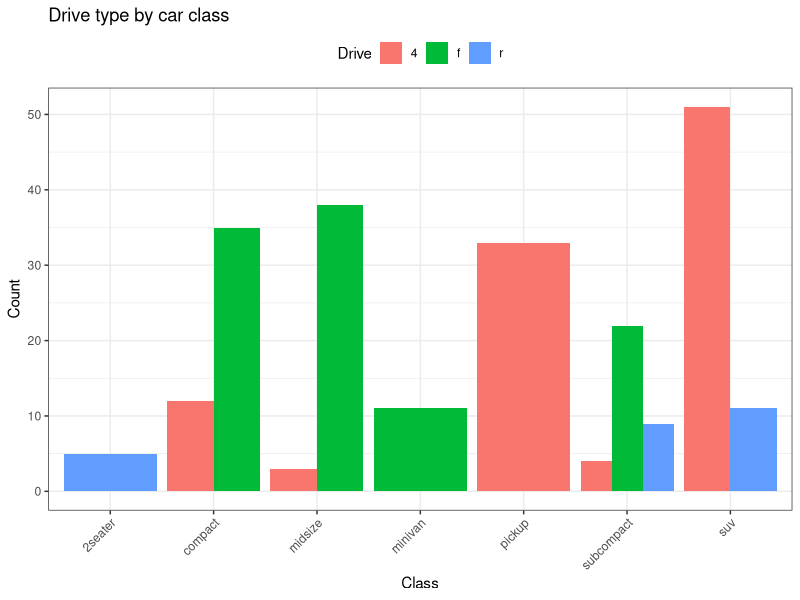
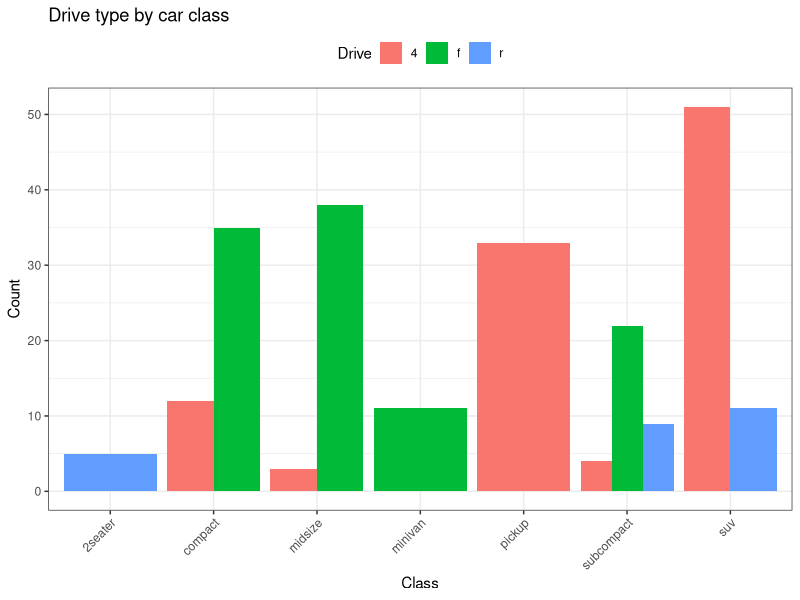
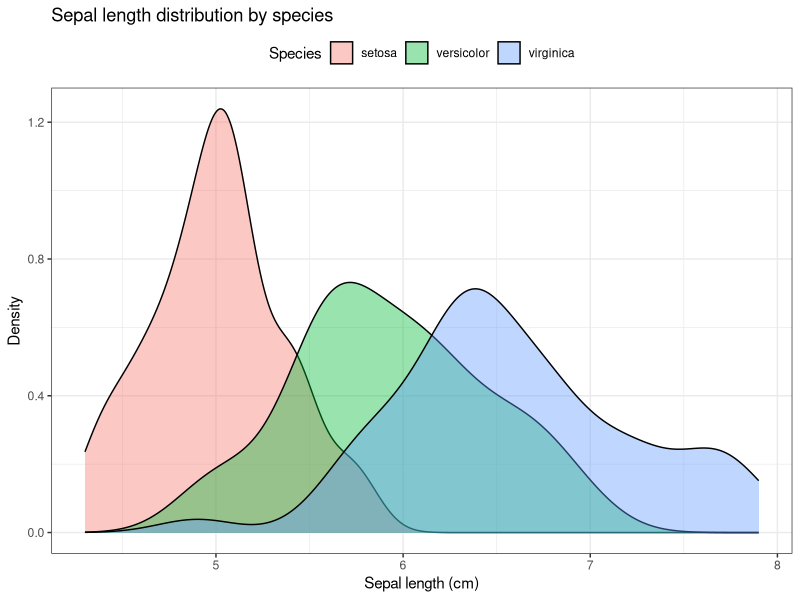
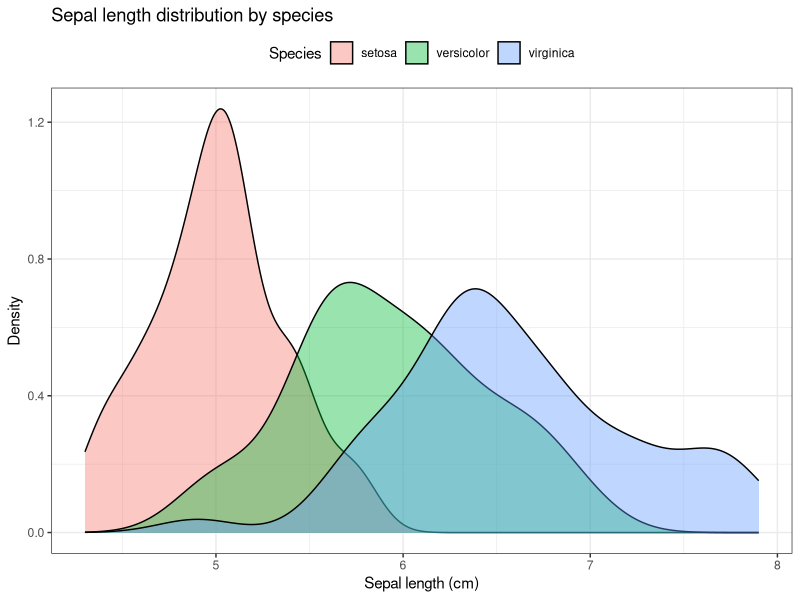
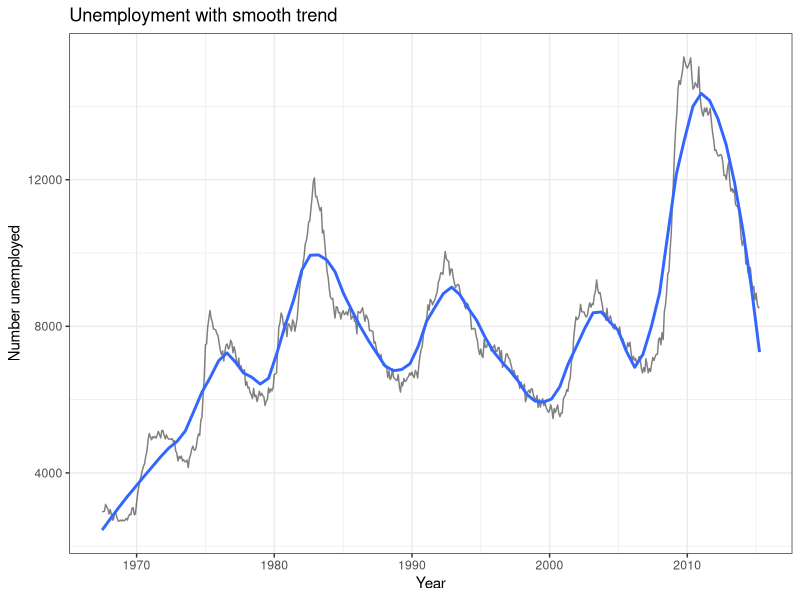
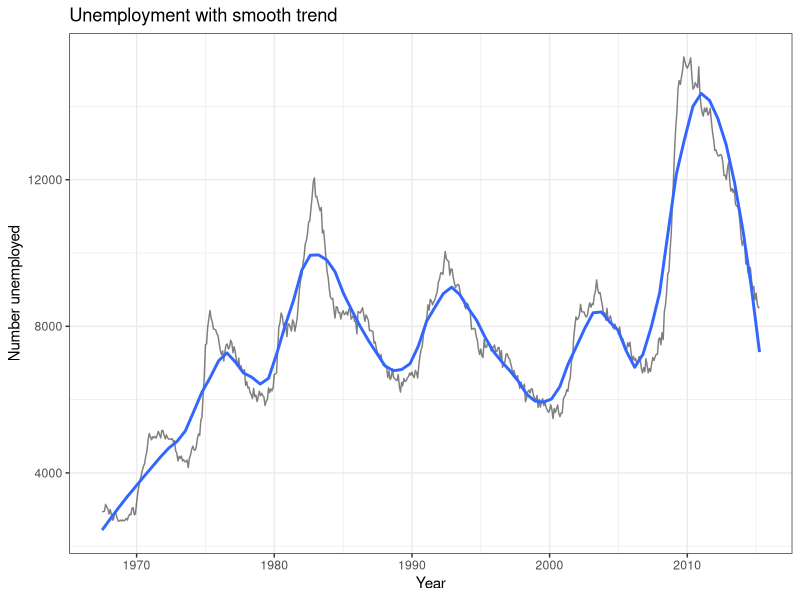
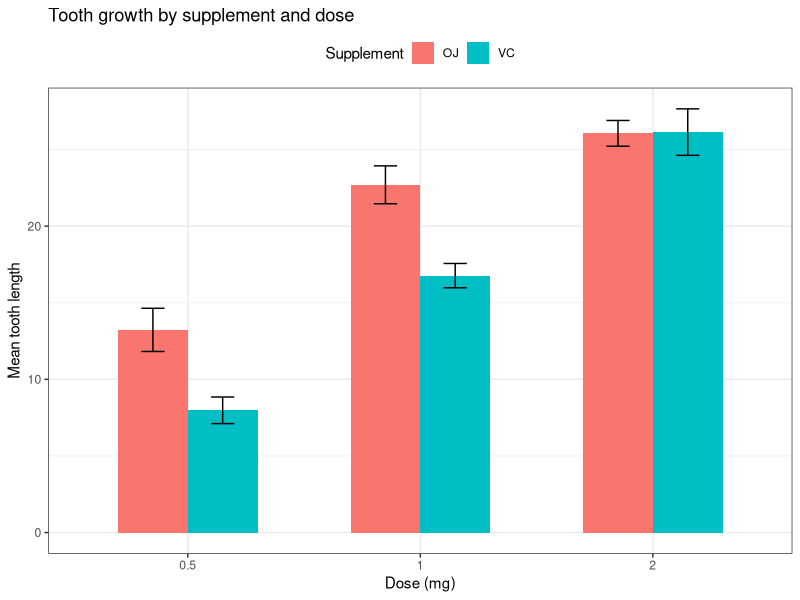
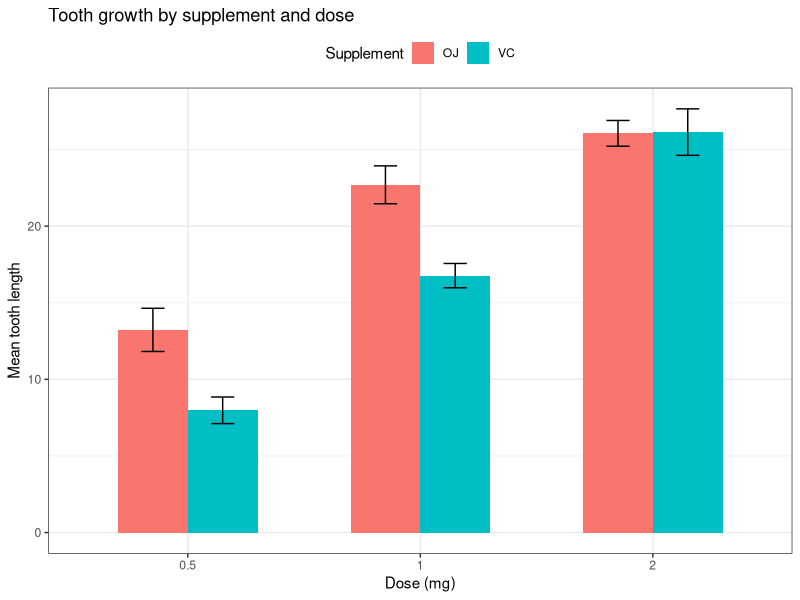

Here is the R script that generated these plots, in order:
## ---- chunk 1
library(tidyverse)

theme_set(
  theme_bw() +
    theme(legend.position = "top")
)
## ---- chunk 2
mpg %>%
  ggplot(aes(class, fill = drv)) +
  geom_bar(position = "dodge") +
  labs(
    title = "Drive type by car class",
    x = "Class",
    y = "Count",
    fill = "Drive"
  ) +
  theme(axis.text.x = element_text(angle = 45, hjust = 1))
## ---- chunk 3
mpg %>%
  count(class, drv)
## ---- chunk 4
mpg %>%
  ggplot(aes(class, fill = drv)) +
  geom_bar(position = "dodge") +
  labs(
    title = "Drive type by car class",
    x = "Class",
    y = "Count",
    fill = "Drive"
  ) +
  theme(axis.text.x = element_text(angle = 45, hjust = 1))
## ---- chunk 5
iris %>%
  ggplot(aes(Sepal.Length, fill = Species)) +
  geom_density(alpha = 0.4) +
  labs(
    title = "Sepal length distribution by species",
    x = "Sepal length (cm)",
    y = "Density",
    fill = "Species"
  )
## ---- chunk 6
head(iris)
## ---- chunk 7
iris %>%
  ggplot(aes(Sepal.Length, fill = Species)) +
  geom_density(alpha = 0.4) +
  labs(
    title = "Sepal length distribution by species",
    x = "Sepal length (cm)",
    y = "Density",
    fill = "Species"
  )
## ---- chunk 8
economics %>%
  ggplot(aes(date, unemploy)) +
  geom_line(alpha = 0.5) +
  geom_smooth(se = FALSE, span = 0.2) +
  labs(
    title = "Unemployment with smooth trend",
    x = "Year",
    y = "Number unemployed"
  )
## ---- chunk 9
head(economics)
## ---- chunk 10
economics %>%
  ggplot(aes(date, unemploy)) +
  geom_line(alpha = 0.5) +
  geom_smooth(se = FALSE, span = 0.2) +
  labs(
    title = "Unemployment with smooth trend",
    x = "Year",
    y = "Number unemployed"
  )
## ---- chunk 11
ToothGrowth %>%
  group_by(supp, dose) %>%
  summarise(
    mean_len = mean(len),
    se_len   = sd(len) / sqrt(n()),
    .groups = "drop"
  ) %>%
  ggplot(aes(factor(dose), mean_len, fill = supp)) +
  geom_col(position = position_dodge(width = 0.6), width = 0.6) +
  geom_errorbar(
    aes(ymin = mean_len - se_len, ymax = mean_len + se_len),
    position = position_dodge(width = 0.6),
    width = 0.2
  ) +
  labs(
    title = "Tooth growth by supplement and dose",
    x = "Dose (mg)",
    y = "Mean tooth length",
    fill = "Supplement"
  )
## ---- chunk 12
head(ToothGrowth)
## ---- chunk 13
ToothGrowth %>%
  group_by(supp, dose) %>%
  summarise(
    mean_len = mean(len),
    se_len   = sd(len) / sqrt(n()),
    .groups = "drop"
  ) %>%
  ggplot(aes(factor(dose), mean_len, fill = supp)) +
  geom_col(position = position_dodge(width = 0.6), width = 0.6) +
  geom_errorbar(
    aes(ymin = mean_len - se_len, ymax = mean_len + se_len),
    position = position_dodge(width = 0.6),
    width = 0.2
  ) +
  labs(
    title = "Tooth growth by supplement and dose",
    x = "Dose (mg)",
    y = "Mean tooth length",
    fill = "Supplement"
  )
## ---- chunk 14
iris %>%
  ggplot(aes(Species, Sepal.Length, fill = Species)) +
  geom_violin(alpha = 0.5, trim = FALSE) +
  geom_boxplot(width = 0.1, fill = "white", alpha = 0.5) +
  theme(legend.position = "none") +
  labs(
    title = "Violin + Boxplot combination",
    x = "Species",
    y = "Sepal Length"
  )
## ---- chunk 15
head(iris)
## ---- chunk 16
iris %>%
  ggplot(aes(Species, Sepal.Length, fill = Species)) +
  geom_violin(alpha = 0.5, trim = FALSE) +
  geom_boxplot(width = 0.1, fill = "white", alpha = 0.5) +
  theme(legend.position = "none") +
  labs(
    title = "Violin + Boxplot combination",
    x = "Species",
    y = "Sepal Length"
  )
## ---- chunk 17
# Create a small time-series-like dataset from economics
econ_small <- economics %>%
  mutate(year = format(date, "%Y")) %>%
  group_by(year) %>%
  summarise(
    unemploy = mean(unemploy),
    psavert  = mean(psavert),
    .groups = "drop"
  ) %>%
  mutate(year = as.integer(year)) %>%
  pivot_longer(
    cols = c(unemploy, psavert),
    names_to = "indicator",
    values_to = "value"
  )

econ_small %>%
  ggplot(aes(year, value)) +
  geom_line() +
  facet_wrap(~ indicator, scales = "free_y", ncol = 1) +
  labs(
    title = "Small-multiple time series",
    x = "Year",
    y = NULL
  )
## ---- chunk 18
# Create a small time-series-like dataset from economics
econ_small <- economics %>%
  mutate(year = format(date, "%Y")) %>%
  group_by(year) %>%
  summarise(
    unemploy = mean(unemploy),
    psavert  = mean(psavert),
    .groups = "drop"
  ) %>%
  mutate(year = as.integer(year)) %>%
  pivot_longer(
    cols = c(unemploy, psavert),
    names_to = "indicator",
    values_to = "value"
  )

head(econ_small)
## ---- chunk 19
econ_small %>%
  ggplot(aes(year, value)) +
  geom_line() +
  facet_wrap(~ indicator, scales = "free_y", ncol = 1) +
  labs(
    title = "Small-multiple time series",
    x = "Year",
    y = NULL
  )
## ---- chunk 20
# Create a small example: difference from overall mean hwy
mpg_div <- mpg %>%
  group_by(class) %>%
  summarise(mean_hwy = mean(hwy), .groups = "drop") %>%
  mutate(
    overall_mean = mean(mean_hwy),
    diff = mean_hwy - overall_mean
  )

mpg_div %>%
  ggplot(aes(x = reorder(class, diff), y = diff, fill = diff > 0)) +
  geom_col() +
  coord_flip() +
  labs(
    title = "Diverging bar: deviation from overall mean highway MPG",
    x = "Class",
    y = "Difference from overall mean"
  ) +
  guides(fill = "none")
## ---- chunk 21
mpg %>%
  group_by(class) %>%
  summarise(mean_hwy = mean(hwy), .groups = "drop")
## ---- chunk 22
mpg_div <- mpg %>%
  group_by(class) %>%
  summarise(mean_hwy = mean(hwy), .groups = "drop") %>%
  mutate(
    overall_mean = mean(mean_hwy),
    diff = mean_hwy - overall_mean
  )

mpg_div %>%
  ggplot(aes(x = reorder(class, diff), y = diff, fill = diff > 0)) +
  geom_col() +
  coord_flip() +
  labs(
    title = "Diverging bar: deviation from overall mean highway MPG",
    x = "Class",
    y = "Difference from overall mean"
  ) +
  guides(fill = "none")
## ---- chunk 23
# Use USArrests dataset
data_arrests <- USArrests %>%
  mutate(State = rownames(.)) %>%
  arrange(desc(Murder)) %>%
  head(30) # Top 30 states by murder rate for readability

ggplot(data_arrests, aes(x=State, y=Murder)) +
  geom_bar(stat="identity", fill=alpha("blue", 0.3)) +
  ylim(-5, max(data_arrests$Murder) + 5) + # Adjust limits for inner circle
  theme_minimal() +
  theme(
    axis.text = element_blank(),
    axis.title = element_blank(),
    panel.grid = element_blank(),
    plot.margin = unit(rep(-1,4), "cm")
  ) +
  coord_polar(start = 0)
## ---- chunk 24
data_arrests <- USArrests %>%
  mutate(State = rownames(.)) %>%
  arrange(desc(Murder)) %>%
  head(30)

head(data_arrests)
## ---- chunk 25
ggplot(data_arrests, aes(x=State, y=Murder)) +
  geom_bar(stat="identity", fill=alpha("blue", 0.3)) +
  
  # Limits: negative minimum creates the inner circle "hole"
  ylim(-5, 20) +
  
  theme_minimal() +
  theme(
    axis.text = element_blank(),
    axis.title = element_blank(),
    panel.grid = element_blank(),
    plot.margin = unit(rep(-1,4), "cm")
  ) +
  
  coord_polar(start = 0)
## ---- chunk 26
# Use mtcars dataset
data_lolli <- mtcars %>%
  mutate(model = rownames(.)) %>%
  arrange(mpg) %>%
  tail(20) # Top 20 highest MPG cars

ggplot(data_lolli, aes(x=model, y=mpg)) +
  geom_segment(aes(x=model, xend=model, y=0, yend=mpg)) +
  geom_point(size=5, color="red", fill=alpha("orange", 0.3), alpha=0.7, shape=21, stroke=2) +
  coord_flip() +
  theme(axis.text.y = element_text(size = 8))
## ---- chunk 27
data_lolli <- mtcars %>%
  mutate(model = rownames(.)) %>%
  arrange(mpg) %>%
  tail(20)

head(data_lolli)
## ---- chunk 28
ggplot(data_lolli, aes(x=model, y=mpg)) +
  geom_segment(aes(x=model, xend=model, y=0, yend=mpg)) +
  geom_point(size=5, color="red", fill=alpha("orange", 0.3), alpha=0.7, shape=21, stroke=2) +
  coord_flip() +
  theme(axis.text.y = element_text(size = 8))
## ---- chunk 29
ggplot(mpg, aes(x=class, y=hwy, fill=class)) + 
    geom_boxplot(alpha=0.3) +
    theme(legend.position="none") +
    scale_fill_brewer(palette="Dark2")
## ---- chunk 30
head(mpg)
## ---- chunk 31
ggplot(mpg, aes(x=class, y=hwy, fill=class)) + 
    geom_boxplot(alpha=0.3) +
    theme(legend.position="none") +
    scale_fill_brewer(palette="Dark2")
## ---- chunk 32
ggplot(faithful, aes(x=eruptions, y=waiting)) +
  stat_density_2d(aes(fill = ..level..), geom = "polygon", colour="white") +
  labs(title = "Old Faithful Eruptions vs Waiting Time")
## ---- chunk 33
head(faithful)
## ---- chunk 34
ggplot(faithful, aes(x=eruptions, y=waiting)) +
  stat_density_2d(aes(fill = ..level..), geom = "polygon", colour="white") +
  labs(title = "Old Faithful Eruptions vs Waiting Time")
